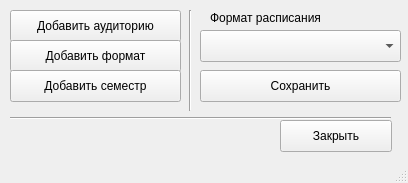
<?xml version="1.0" encoding="UTF-8"?>
<ui version="4.0">
 <class>MainWindow</class>
 <widget class="QMainWindow" name="MainWindow">
  <property name="geometry">
   <rect>
    <x>0</x>
    <y>0</y>
    <width>408</width>
    <height>183</height>
   </rect>
  </property>
  <property name="windowTitle">
   <string>MainWindow</string>
  </property>
  <widget class="QWidget" name="centralwidget">
   <widget class="QPushButton" name="pushButton">
    <property name="geometry">
     <rect>
      <x>10</x>
      <y>10</y>
      <width>171</width>
      <height>32</height>
     </rect>
    </property>
    <property name="text">
     <string>Добавить аудиторию</string>
    </property>
   </widget>
   <widget class="QPushButton" name="pushButton_2">
    <property name="geometry">
     <rect>
      <x>10</x>
      <y>40</y>
      <width>171</width>
      <height>32</height>
     </rect>
    </property>
    <property name="text">
     <string>Добавить формат</string>
    </property>
   </widget>
   <widget class="QComboBox" name="comboBox">
    <property name="geometry">
     <rect>
      <x>200</x>
      <y>30</y>
      <width>201</width>
      <height>32</height>
     </rect>
    </property>
   </widget>
   <widget class="QLabel" name="label">
    <property name="geometry">
     <rect>
      <x>210</x>
      <y>10</y>
      <width>181</width>
      <height>16</height>
     </rect>
    </property>
    <property name="text">
     <string>Формат расписания</string>
    </property>
   </widget>
   <widget class="QPushButton" name="pushButton_3">
    <property name="geometry">
     <rect>
      <x>280</x>
      <y>120</y>
      <width>112</width>
      <height>32</height>
     </rect>
    </property>
    <property name="text">
     <string>Закрыть</string>
    </property>
   </widget>
   <widget class="QPushButton" name="pushButton_4">
    <property name="geometry">
     <rect>
      <x>10</x>
      <y>70</y>
      <width>171</width>
      <height>32</height>
     </rect>
    </property>
    <property name="text">
     <string>Добавить семестр</string>
    </property>
   </widget>
   <widget class="QPushButton" name="pushButton_5">
    <property name="geometry">
     <rect>
      <x>200</x>
      <y>70</y>
      <width>201</width>
      <height>32</height>
     </rect>
    </property>
    <property name="text">
     <string>Сохранить</string>
    </property>
   </widget>
   <widget class="Line" name="line">
    <property name="geometry">
     <rect>
      <x>180</x>
      <y>10</y>
      <width>20</width>
      <height>101</height>
     </rect>
    </property>
    <property name="orientation">
     <enum>Qt::Vertical</enum>
    </property>
   </widget>
   <widget class="Line" name="line_2">
    <property name="geometry">
     <rect>
      <x>10</x>
      <y>110</y>
      <width>381</width>
      <height>16</height>
     </rect>
    </property>
    <property name="orientation">
     <enum>Qt::Horizontal</enum>
    </property>
   </widget>
  </widget>
  <widget class="QStatusBar" name="statusbar"/>
 </widget>
 <resources/>
 <connections/>
</ui>
